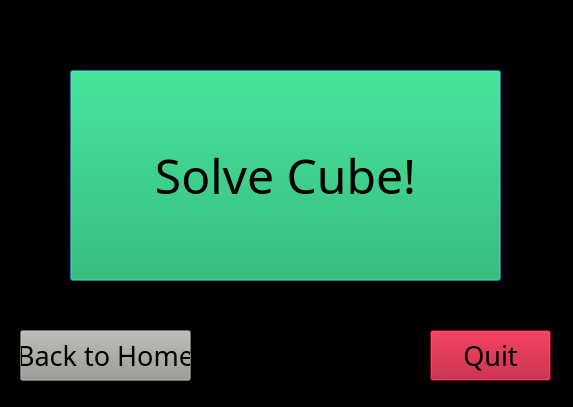
<?xml version="1.0" encoding="UTF-8"?>
<ui version="4.0">
 <class>Dialog</class>
 <widget class="QDialog" name="Dialog">
  <property name="geometry">
   <rect>
    <x>0</x>
    <y>0</y>
    <width>573</width>
    <height>407</height>
   </rect>
  </property>
  <property name="windowTitle">
   <string>Dialog</string>
  </property>
  <property name="styleSheet">
   <string notr="true">background-color: rgb(0, 0, 0);</string>
  </property>
  <widget class="QPushButton" name="pushButton">
   <property name="geometry">
    <rect>
     <x>70</x>
     <y>70</y>
     <width>431</width>
     <height>211</height>
    </rect>
   </property>
   <property name="font">
    <font>
     <family>Bowlby One SC</family>
     <pointsize>36</pointsize>
    </font>
   </property>
   <property name="styleSheet">
    <string notr="true">background-color: rgb(11, 177, 86);</string>
   </property>
   <property name="text">
    <string>Solve Cube!</string>
   </property>
  </widget>
  <widget class="QPushButton" name="pushButton_2">
   <property name="geometry">
    <rect>
     <x>20</x>
     <y>330</y>
     <width>171</width>
     <height>51</height>
    </rect>
   </property>
   <property name="font">
    <font>
     <family>Swis721 BlkCn BT</family>
     <pointsize>20</pointsize>
     <weight>50</weight>
     <bold>false</bold>
    </font>
   </property>
   <property name="styleSheet">
    <string notr="true">background-color: rgb(152, 154, 149);</string>
   </property>
   <property name="text">
    <string>Back to Home</string>
   </property>
  </widget>
  <widget class="QPushButton" name="pushButton_3">
   <property name="geometry">
    <rect>
     <x>430</x>
     <y>330</y>
     <width>121</width>
     <height>51</height>
    </rect>
   </property>
   <property name="font">
    <font>
     <family>Swis721 BlkCn BT</family>
     <pointsize>20</pointsize>
     <weight>50</weight>
     <bold>false</bold>
    </font>
   </property>
   <property name="styleSheet">
    <string notr="true">background-color: rgb(175, 4, 35);</string>
   </property>
   <property name="text">
    <string>Quit</string>
   </property>
  </widget>
 </widget>
 <resources/>
 <connections/>
</ui>
